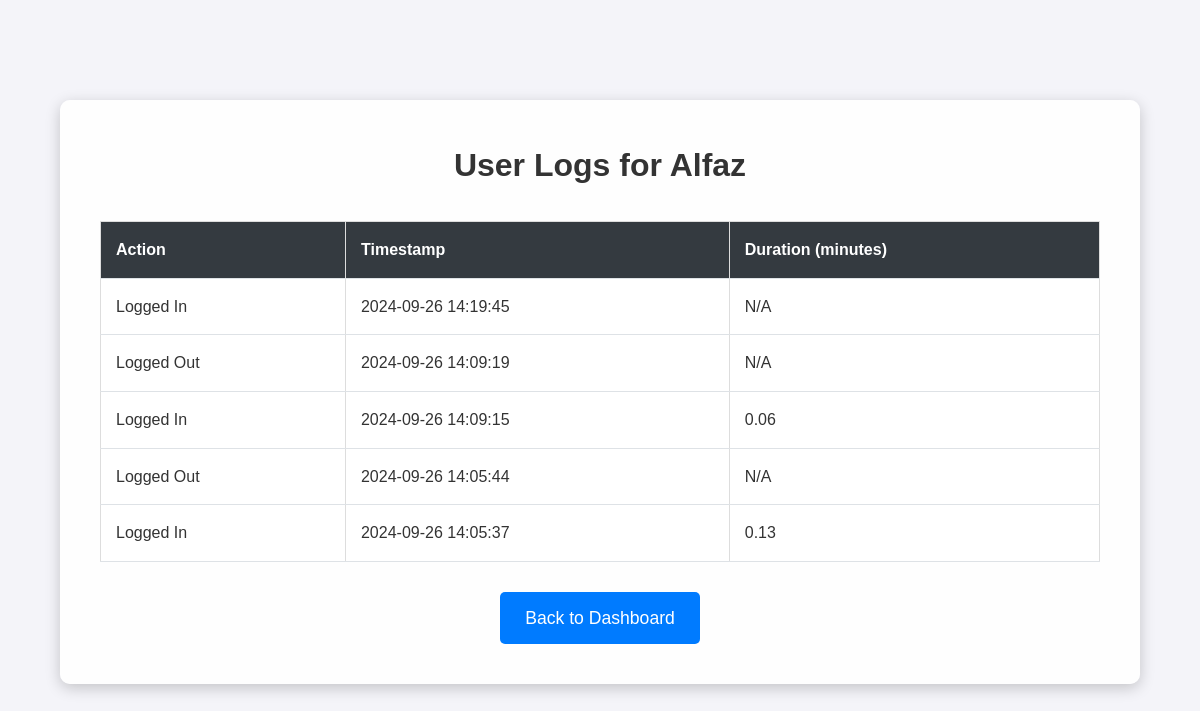
The page /user_logs (signed in) on the database as committed earlier.
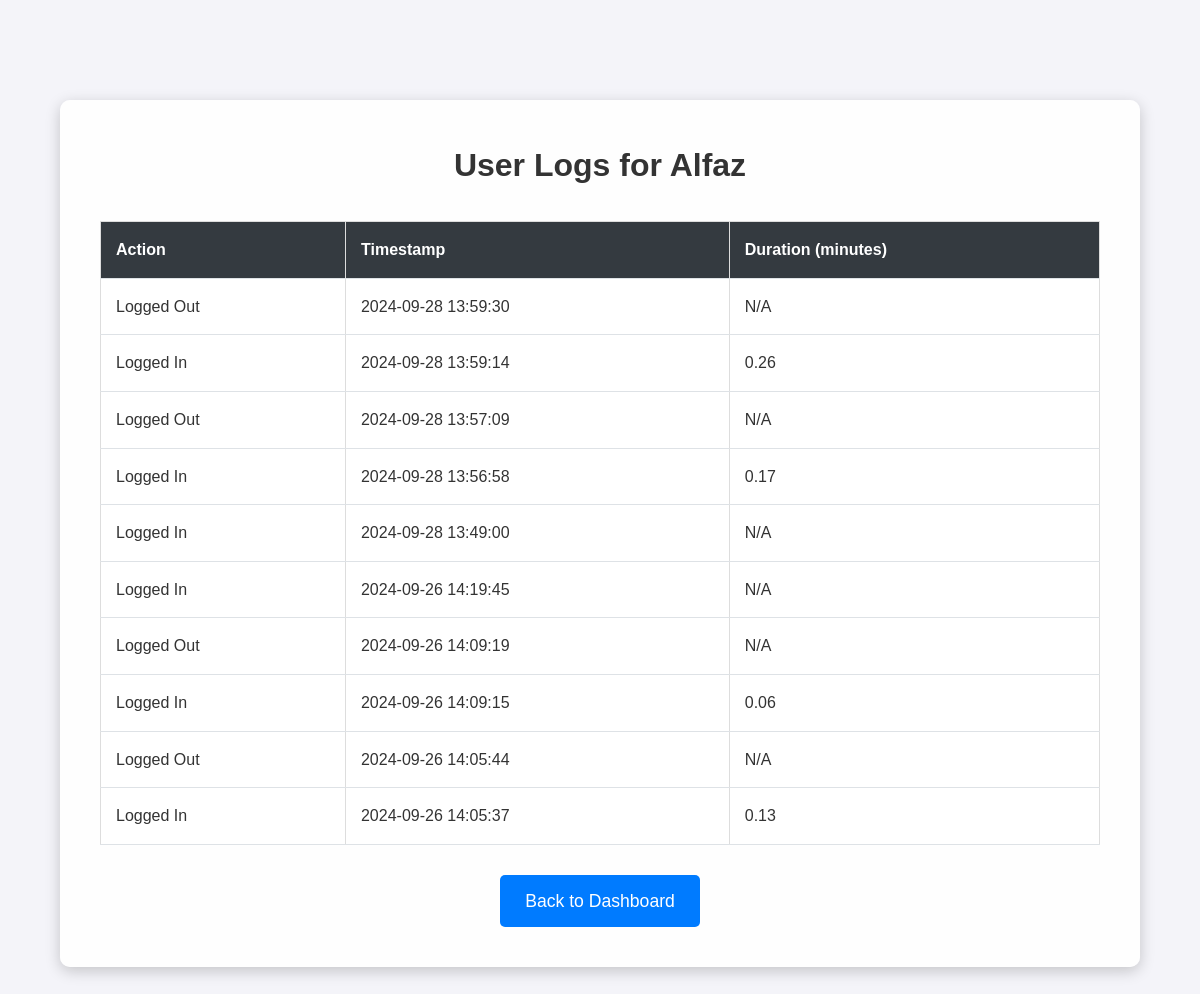
The same page on the database as committed later.
### app.py (models this page shows)
class User(db.Model, UserMixin):
    id = db.Column(db.Integer, primary_key=True)
    username = db.Column(db.String(150), nullable=False, unique=True)
    password = db.Column(db.String(150), nullable=False)

class UserLog(db.Model):
    id = db.Column(db.Integer, primary_key=True)
    user_id = db.Column(db.Integer, db.ForeignKey('user.id'), nullable=False)
    action = db.Column(db.String(150), nullable=False)
    timestamp = db.Column(db.DateTime, default=datetime.datetime.utcnow)
    duration = db.Column(db.Float, nullable=True)

### app.py (the view)
@app.route('/user_logs')
@login_required
def user_logs():
    logs = UserLog.query.filter_by(user_id=current_user.id).order_by(UserLog.timestamp.desc()).all()
    return render_template('user_logs.html', logs=logs)

### app.py (called while the page is built)
@login_manager.user_loader
def load_user(user_id):
    return User.query.get(int(user_id))

### templates/user_logs.html (shortened to what this page needs)
<!DOCTYPE html>
<html lang="en">
<head>
    <link rel="stylesheet" href="{{ url_for('static', filename='styles.css') }}">
</head>
<body>
    <div class="container">
        <header>
            <h1>User Logs for {{ current_user.username }}</h1>
        </header>
        <table class="logs-table">
            <thead>
                <tr>
                    <th>Action</th>
                    <th>Timestamp</th>
                    <th>Duration (minutes)</th>
                </tr>
            </thead>
            <tbody>
                {% for log in logs %}
                    <tr>
                        <td>{{ log.action }}</td>
                        <td>{{ log.timestamp.strftime('%Y-%m-%d %H:%M:%S') }}</td>
                        <td>
                            {% if log.duration %}
                                {{ "%.2f" % log.duration }}
                            {% else %}
                                N/A
                            {% endif %}
                        </td>
                    </tr>
                {% endfor %}
            </tbody>
        </table>
        <footer>
            <a href="{{ url_for('dashboard') }}" class="button">Back to Dashboard</a>
        </footer>
    </div>
</body>
</html>

### templates/styles.css (style rules this page uses)
* { margin: 0; padding: 0; box-sizing: border-box; }
body { font-family: 'Arial', sans-serif; background-color: #f4f4f9; color: #333; line-height: 1.6; }
.container { max-width: 800px; margin: 50px auto; padding: 20px; background-color: white; border-radius: 8px; box-shadow: 0 0 15px rgba(0, 0, 0, 0.1); }
header h1 { font-size: 2rem; margin-bottom: 20px; color: #333; text-align: center; }
table { width: 100%; border-collapse: collapse; margin-bottom: 20px; }
table, th, td { border: 1px solid #ddd; }
th, td { padding: 10px; text-align: left; }
th { background-color: #f5f5f5; font-weight: bold; }
.logs-table tr:nth-child(even) { background-color: #f9f9f9; }
.button { background-color: #4CAF50; color: white; text-decoration: none; padding: 10px 20px; border-radius: 5px; text-align: center; display: inline-block; }
footer { text-align: center; margin-top: 20px; }

Rows that differ between the two databases and show on the page:
added UserLog: action "Logged Out", timestamp "2024-09-28 13:59:30", shows "N/A"
added UserLog: action "Logged In", timestamp "2024-09-28 13:59:14", duration "0.26"
added UserLog: action "Logged Out", timestamp "2024-09-28 13:57:09", shows "N/A"
added UserLog: action "Logged In", timestamp "2024-09-28 13:56:58", duration "0.17"
added UserLog: action "Logged In", timestamp "2024-09-28 13:49:00", shows "N/A"
